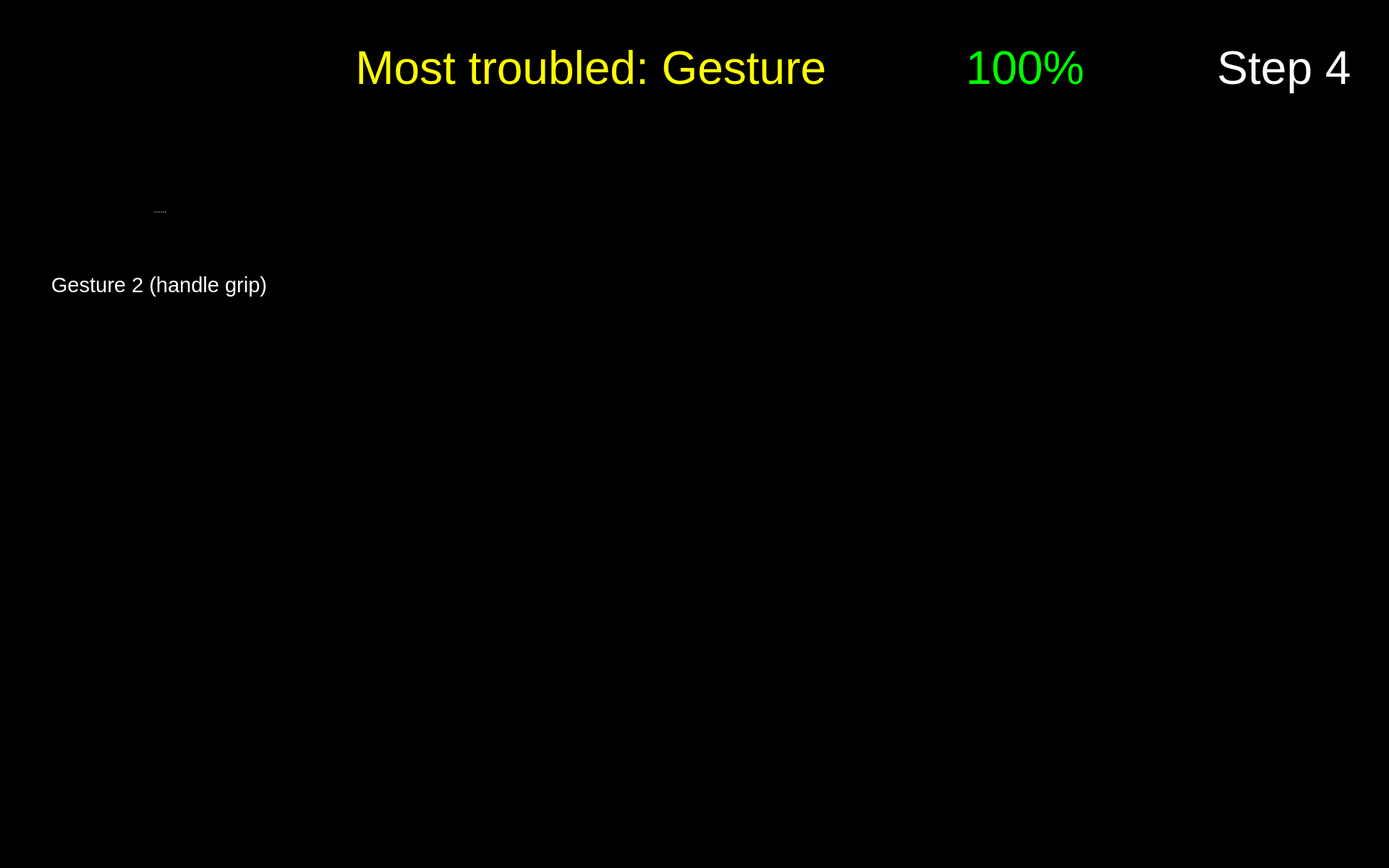
<?xml version="1.0" encoding="UTF-8"?>
<ui version="4.0">
 <class>Form</class>
 <widget class="QWidget" name="Form">
  <property name="geometry">
   <rect>
    <x>0</x>
    <y>0</y>
    <width>1920</width>
    <height>1200</height>
   </rect>
  </property>
  <property name="maximumSize">
   <size>
    <width>1920</width>
    <height>1200</height>
   </size>
  </property>
  <property name="windowTitle">
   <string>Form</string>
  </property>
  <property name="styleSheet">
   <string notr="true">background-color: rgb(0, 0, 0);</string>
  </property>
  <widget class="QPushButton" name="button_nav_left">
   <property name="enabled">
    <bool>true</bool>
   </property>
   <property name="geometry">
    <rect>
     <x>800</x>
     <y>560</y>
     <width>150</width>
     <height>150</height>
    </rect>
   </property>
   <property name="minimumSize">
    <size>
     <width>81</width>
     <height>81</height>
    </size>
   </property>
   <property name="maximumSize">
    <size>
     <width>150</width>
     <height>150</height>
    </size>
   </property>
   <property name="cursor">
    <cursorShape>OpenHandCursor</cursorShape>
   </property>
   <property name="focusPolicy">
    <enum>Qt::WheelFocus</enum>
   </property>
   <property name="contextMenuPolicy">
    <enum>Qt::DefaultContextMenu</enum>
   </property>
   <property name="layoutDirection">
    <enum>Qt::LeftToRight</enum>
   </property>
   <property name="autoFillBackground">
    <bool>false</bool>
   </property>
   <property name="styleSheet">
    <string notr="true"/>
   </property>
   <property name="icon">
    <iconset resource="resources/res.qrc">
     <normaloff>:/buttons/Button Left.svg</normaloff>:/buttons/Button Left.svg</iconset>
   </property>
   <property name="iconSize">
    <size>
     <width>144</width>
     <height>144</height>
    </size>
   </property>
   <property name="autoDefault">
    <bool>false</bool>
   </property>
   <property name="default">
    <bool>false</bool>
   </property>
   <property name="flat">
    <bool>true</bool>
   </property>
  </widget>
  <widget class="QPushButton" name="button_nav_right">
   <property name="enabled">
    <bool>true</bool>
   </property>
   <property name="geometry">
    <rect>
     <x>960</x>
     <y>560</y>
     <width>150</width>
     <height>150</height>
    </rect>
   </property>
   <property name="minimumSize">
    <size>
     <width>81</width>
     <height>81</height>
    </size>
   </property>
   <property name="maximumSize">
    <size>
     <width>150</width>
     <height>150</height>
    </size>
   </property>
   <property name="cursor">
    <cursorShape>OpenHandCursor</cursorShape>
   </property>
   <property name="focusPolicy">
    <enum>Qt::WheelFocus</enum>
   </property>
   <property name="contextMenuPolicy">
    <enum>Qt::DefaultContextMenu</enum>
   </property>
   <property name="layoutDirection">
    <enum>Qt::LeftToRight</enum>
   </property>
   <property name="autoFillBackground">
    <bool>false</bool>
   </property>
   <property name="styleSheet">
    <string notr="true"/>
   </property>
   <property name="icon">
    <iconset resource="resources/res.qrc">
     <normaloff>:/buttons/Button Right.svg</normaloff>:/buttons/Button Right.svg</iconset>
   </property>
   <property name="iconSize">
    <size>
     <width>144</width>
     <height>144</height>
    </size>
   </property>
   <property name="autoDefault">
    <bool>false</bool>
   </property>
   <property name="default">
    <bool>false</bool>
   </property>
   <property name="flat">
    <bool>true</bool>
   </property>
  </widget>
  <widget class="QWidget" name="widget_score" native="true">
   <property name="geometry">
    <rect>
     <x>1180</x>
     <y>20</y>
     <width>450</width>
     <height>150</height>
    </rect>
   </property>
   <widget class="QWidget" name="horizontalLayoutWidget_2">
    <property name="geometry">
     <rect>
      <x>-1</x>
      <y>-1</y>
      <width>451</width>
      <height>152</height>
     </rect>
    </property>
    <layout class="QHBoxLayout" name="horizontalLayout_2">
     <item>
      <widget class="QLabel" name="score_flag">
       <property name="enabled">
        <bool>true</bool>
       </property>
       <property name="sizePolicy">
        <sizepolicy hsizetype="Preferred" vsizetype="Preferred">
         <horstretch>0</horstretch>
         <verstretch>0</verstretch>
        </sizepolicy>
       </property>
       <property name="maximumSize">
        <size>
         <width>150</width>
         <height>150</height>
        </size>
       </property>
       <property name="text">
        <string/>
       </property>
       <property name="pixmap">
        <pixmap resource="resources/res.qrc">:/img/Score Flag.svg</pixmap>
       </property>
      </widget>
     </item>
     <item>
      <widget class="QLabel" name="label_text_score">
       <property name="font">
        <font>
         <pointsize>48</pointsize>
        </font>
       </property>
       <property name="styleSheet">
        <string notr="true">color: rgb(0, 255, 0);</string>
       </property>
       <property name="text">
        <string>&lt;html&gt;&lt;head/&gt;&lt;body&gt;&lt;p&gt;&lt;span style=&quot; color:#00ff00;&quot;&gt;100%&lt;/span&gt;&lt;/p&gt;&lt;/body&gt;&lt;/html&gt;</string>
       </property>
       <property name="alignment">
        <set>Qt::AlignLeading|Qt::AlignLeft|Qt::AlignVCenter</set>
       </property>
       <property name="wordWrap">
        <bool>true</bool>
       </property>
      </widget>
     </item>
    </layout>
   </widget>
  </widget>
  <widget class="QLabel" name="label_text_step">
   <property name="geometry">
    <rect>
     <x>1650</x>
     <y>20</y>
     <width>250</width>
     <height>150</height>
    </rect>
   </property>
   <property name="font">
    <font>
     <family>Arial</family>
     <pointsize>48</pointsize>
     <weight>9</weight>
     <italic>false</italic>
     <bold>false</bold>
    </font>
   </property>
   <property name="styleSheet">
    <string notr="true">font: 75 48pt &quot;Arial&quot;;
color: rgb(255, 255, 255);</string>
   </property>
   <property name="text">
    <string>Step 4</string>
   </property>
   <property name="textFormat">
    <enum>Qt::RichText</enum>
   </property>
   <property name="alignment">
    <set>Qt::AlignCenter</set>
   </property>
   <property name="wordWrap">
    <bool>true</bool>
   </property>
  </widget>
  <widget class="QPushButton" name="button_exit">
   <property name="enabled">
    <bool>true</bool>
   </property>
   <property name="geometry">
    <rect>
     <x>1760</x>
     <y>1040</y>
     <width>150</width>
     <height>150</height>
    </rect>
   </property>
   <property name="minimumSize">
    <size>
     <width>81</width>
     <height>81</height>
    </size>
   </property>
   <property name="maximumSize">
    <size>
     <width>150</width>
     <height>150</height>
    </size>
   </property>
   <property name="cursor">
    <cursorShape>OpenHandCursor</cursorShape>
   </property>
   <property name="focusPolicy">
    <enum>Qt::WheelFocus</enum>
   </property>
   <property name="contextMenuPolicy">
    <enum>Qt::DefaultContextMenu</enum>
   </property>
   <property name="icon">
    <iconset resource="resources/res.qrc">
     <normaloff>:/buttons/Button Exit.svg</normaloff>:/buttons/Button Exit.svg</iconset>
   </property>
   <property name="iconSize">
    <size>
     <width>144</width>
     <height>144</height>
    </size>
   </property>
   <property name="autoDefault">
    <bool>false</bool>
   </property>
   <property name="default">
    <bool>false</bool>
   </property>
   <property name="flat">
    <bool>true</bool>
   </property>
  </widget>
  <widget class="QLabel" name="label_plot_1">
   <property name="geometry">
    <rect>
     <x>490</x>
     <y>180</y>
     <width>850</width>
     <height>340</height>
    </rect>
   </property>
   <property name="maximumSize">
    <size>
     <width>1200</width>
     <height>480</height>
    </size>
   </property>
   <property name="font">
    <font>
     <pointsize>48</pointsize>
    </font>
   </property>
   <property name="styleSheet">
    <string notr="true">color: rgb(255, 255, 255);</string>
   </property>
   <property name="text">
    <string/>
   </property>
   <property name="scaledContents">
    <bool>true</bool>
   </property>
  </widget>
  <widget class="QLabel" name="label_trouble">
   <property name="geometry">
    <rect>
     <x>260</x>
     <y>20</y>
     <width>900</width>
     <height>150</height>
    </rect>
   </property>
   <property name="font">
    <font>
     <family>Arial</family>
     <pointsize>48</pointsize>
     <weight>9</weight>
     <italic>false</italic>
     <bold>false</bold>
    </font>
   </property>
   <property name="styleSheet">
    <string notr="true">font: 75 48pt &quot;Arial&quot;;
color: rgb(255, 255, 0);</string>
   </property>
   <property name="text">
    <string>Most troubled: Gesture </string>
   </property>
   <property name="textFormat">
    <enum>Qt::RichText</enum>
   </property>
   <property name="alignment">
    <set>Qt::AlignRight|Qt::AlignTrailing|Qt::AlignVCenter</set>
   </property>
   <property name="wordWrap">
    <bool>true</bool>
   </property>
  </widget>
  <widget class="QLabel" name="icon_newbie_1">
   <property name="enabled">
    <bool>true</bool>
   </property>
   <property name="geometry">
    <rect>
     <x>490</x>
     <y>380</y>
     <width>100</width>
     <height>100</height>
    </rect>
   </property>
   <property name="sizePolicy">
    <sizepolicy hsizetype="Preferred" vsizetype="Preferred">
     <horstretch>0</horstretch>
     <verstretch>0</verstretch>
    </sizepolicy>
   </property>
   <property name="maximumSize">
    <size>
     <width>100</width>
     <height>100</height>
    </size>
   </property>
   <property name="text">
    <string/>
   </property>
   <property name="pixmap">
    <pixmap resource="resources/res.qrc">:/img/Icon User.png</pixmap>
   </property>
   <property name="scaledContents">
    <bool>true</bool>
   </property>
  </widget>
  <widget class="QLabel" name="image_step">
   <property name="geometry">
    <rect>
     <x>1650</x>
     <y>170</y>
     <width>250</width>
     <height>250</height>
    </rect>
   </property>
   <property name="font">
    <font>
     <pointsize>48</pointsize>
    </font>
   </property>
   <property name="styleSheet">
    <string notr="true">color: rgb(255, 255, 255);</string>
   </property>
   <property name="text">
    <string/>
   </property>
   <property name="pixmap">
    <pixmap resource="resources/res.qrc">:/detected steps/Detected Step4 Button.png</pixmap>
   </property>
   <property name="alignment">
    <set>Qt::AlignCenter</set>
   </property>
   <property name="wordWrap">
    <bool>true</bool>
   </property>
  </widget>
  <widget class="QLabel" name="icon_expert_1">
   <property name="enabled">
    <bool>true</bool>
   </property>
   <property name="geometry">
    <rect>
     <x>490</x>
     <y>220</y>
     <width>100</width>
     <height>100</height>
    </rect>
   </property>
   <property name="sizePolicy">
    <sizepolicy hsizetype="Preferred" vsizetype="Preferred">
     <horstretch>0</horstretch>
     <verstretch>0</verstretch>
    </sizepolicy>
   </property>
   <property name="maximumSize">
    <size>
     <width>100</width>
     <height>100</height>
    </size>
   </property>
   <property name="text">
    <string/>
   </property>
   <property name="pixmap">
    <pixmap resource="resources/res.qrc">:/img/Icon Expert.png</pixmap>
   </property>
   <property name="scaledContents">
    <bool>true</bool>
   </property>
  </widget>
  <widget class="QLabel" name="icon_reaction_1">
   <property name="enabled">
    <bool>true</bool>
   </property>
   <property name="geometry">
    <rect>
     <x>1400</x>
     <y>250</y>
     <width>200</width>
     <height>200</height>
    </rect>
   </property>
   <property name="sizePolicy">
    <sizepolicy hsizetype="Preferred" vsizetype="Preferred">
     <horstretch>0</horstretch>
     <verstretch>0</verstretch>
    </sizepolicy>
   </property>
   <property name="maximumSize">
    <size>
     <width>200</width>
     <height>200</height>
    </size>
   </property>
   <property name="text">
    <string/>
   </property>
   <property name="scaledContents">
    <bool>true</bool>
   </property>
  </widget>
  <widget class="QSplitter" name="splitter_5">
   <property name="geometry">
    <rect>
     <x>60</x>
     <y>210</y>
     <width>320</width>
     <height>282</height>
    </rect>
   </property>
   <property name="orientation">
    <enum>Qt::Vertical</enum>
   </property>
   <widget class="QLabel" name="image_required_4">
    <property name="maximumSize">
     <size>
      <width>320</width>
      <height>240</height>
     </size>
    </property>
    <property name="text">
     <string/>
    </property>
    <property name="pixmap">
     <pixmap resource="resources/res.qrc">:/img/right_step3_gesture2_1.png</pixmap>
    </property>
    <property name="scaledContents">
     <bool>true</bool>
    </property>
   </widget>
   <widget class="QLabel" name="text_required_4">
    <property name="font">
     <font>
      <family>Arial</family>
      <pointsize>22</pointsize>
      <weight>9</weight>
      <italic>false</italic>
      <bold>false</bold>
     </font>
    </property>
    <property name="styleSheet">
     <string notr="true">font: 75 22pt &quot;Arial&quot;;
color: rgb(255, 255, 255);</string>
    </property>
    <property name="text">
     <string>Gesture 2 (handle grip)</string>
    </property>
    <property name="textFormat">
     <enum>Qt::PlainText</enum>
    </property>
    <property name="alignment">
     <set>Qt::AlignCenter</set>
    </property>
    <property name="wordWrap">
     <bool>true</bool>
    </property>
   </widget>
  </widget>
 </widget>
 <resources>
  <include location="resources/res.qrc"/>
 </resources>
 <connections/>
</ui>
